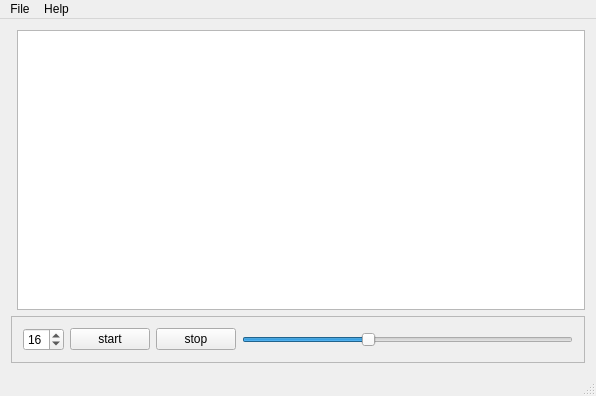
<?xml version="1.0" encoding="UTF-8"?>
<ui version="4.0">
 <class>DrumGrid</class>
 <widget class="QMainWindow" name="DrumGrid">
  <property name="geometry">
   <rect>
    <x>0</x>
    <y>0</y>
    <width>596</width>
    <height>396</height>
   </rect>
  </property>
  <property name="windowTitle">
   <string>Drumstick Drum Grid</string>
  </property>
  <property name="windowIcon">
   <iconset>
    <normaloff>:/drumstick.png</normaloff>:/drumstick.png</iconset>
  </property>
  <widget class="QWidget" name="centralWidget">
   <layout class="QGridLayout" name="gridLayout">
    <item row="0" column="1">
     <widget class="QTableView" name="tableView"/>
    </item>
    <item row="1" column="0" colspan="2">
     <widget class="QFrame" name="frame_2">
      <property name="frameShape">
       <enum>QFrame::StyledPanel</enum>
      </property>
      <property name="frameShadow">
       <enum>QFrame::Raised</enum>
      </property>
      <layout class="QHBoxLayout" name="horizontalLayout">
       <item>
        <widget class="QSpinBox" name="gridColumns">
         <property name="minimum">
          <number>2</number>
         </property>
         <property name="maximum">
          <number>64</number>
         </property>
         <property name="value">
          <number>16</number>
         </property>
        </widget>
       </item>
       <item>
        <widget class="QPushButton" name="startButton">
         <property name="text">
          <string>start</string>
         </property>
        </widget>
       </item>
       <item>
        <widget class="QPushButton" name="stopButton">
         <property name="text">
          <string>stop</string>
         </property>
        </widget>
       </item>
       <item>
        <widget class="QSlider" name="tempoSlider">
         <property name="minimum">
          <number>10</number>
         </property>
         <property name="maximum">
          <number>250</number>
         </property>
         <property name="value">
          <number>100</number>
         </property>
         <property name="orientation">
          <enum>Qt::Horizontal</enum>
         </property>
        </widget>
       </item>
      </layout>
     </widget>
    </item>
   </layout>
  </widget>
  <widget class="QMenuBar" name="menuBar">
   <property name="geometry">
    <rect>
     <x>0</x>
     <y>0</y>
     <width>596</width>
     <height>25</height>
    </rect>
   </property>
   <widget class="QMenu" name="menuFile">
    <property name="title">
     <string>File</string>
    </property>
    <addaction name="actionConnect"/>
    <addaction name="separator"/>
    <addaction name="actionQuit"/>
   </widget>
   <widget class="QMenu" name="menuHelp">
    <property name="title">
     <string>Help</string>
    </property>
    <addaction name="actionAbout"/>
    <addaction name="actionAbout_Qt"/>
   </widget>
   <addaction name="menuFile"/>
   <addaction name="menuHelp"/>
  </widget>
  <widget class="QStatusBar" name="statusBar"/>
  <action name="actionConnect">
   <property name="text">
    <string>Connect...</string>
   </property>
  </action>
  <action name="actionQuit">
   <property name="text">
    <string>Quit</string>
   </property>
  </action>
  <action name="actionAbout">
   <property name="text">
    <string>About</string>
   </property>
  </action>
  <action name="actionAbout_Qt">
   <property name="text">
    <string>About Qt</string>
   </property>
  </action>
 </widget>
 <layoutdefault spacing="6" margin="11"/>
 <resources/>
 <connections/>
</ui>
